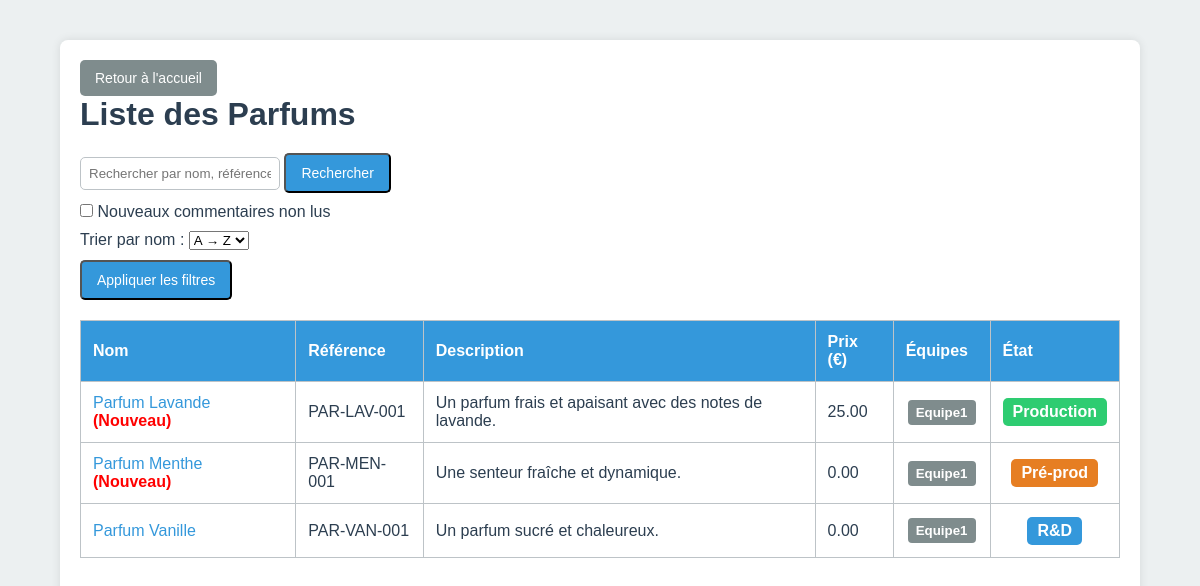
/list_parfums.php (signed in), run on the app's committed database.
### tables this page shows
CREATE TABLE IF NOT EXISTS parfums (
  id INT AUTO_INCREMENT PRIMARY KEY,
  name VARCHAR(100) NOT NULL,
  description TEXT,
  price DECIMAL(10,2) NOT NULL DEFAULT 0,
  team VARCHAR(50) DEFAULT 'Equipe1',
  version INT DEFAULT 1,
  lifecycle_stage VARCHAR(50) DEFAULT 'Développement',
  reference VARCHAR(100) UNIQUE
);

### src/list_parfums.php (the view, shortened to what this page needs)
<?php
$mysqli = new mysqli("db", "root", "root", "plm");
$user_roles = explode(',', $_SESSION['role'] ?? '');
$is_admin   = in_array('admin', $user_roles);
$team = null;
foreach ($user_roles as $r) {
  if (stripos($r, 'Equipe') !== false) {
    $team = $r;
    break;
  }
}
$user_id = $_SESSION['user_id'] ?? null;
$search        = $_GET['search']        ?? '';
$filter_unread = isset($_GET['filter_unread']);
$order_by      = $_GET['order_by']      ?? 'ASC';
$order_by      = ($order_by==='DESC') ? 'DESC' : 'ASC';
$query = "
  SELECT p.id, p.name, p.description, p.price,
         p.reference, p.lifecycle_stage, p.team
  FROM parfums p
";
$conditions = [];
if (!$is_admin && $team) {
  $conditions[] = "p.team LIKE '%{$mysqli->real_escape_string($team)}%'";
}
if (!empty($conditions)) {
  $query .= " WHERE " . implode(" AND ", $conditions);
}
$query .= " ORDER BY p.name $order_by";
$result = $mysqli->query($query);
?>
<!DOCTYPE html>
<html lang="fr">
<head>
  <link rel="stylesheet" href="styles.css">
</head>
<body>
<div class="container">
  <p><a href="home.php" class="btn btn-secondary">Retour à l'accueil</a></p>
  <h1>Liste des Parfums</h1>
  <form method="get" style="margin-bottom:20px;">
    <div style="margin-bottom:10px;">
      <input type="text" name="search"
             placeholder="Rechercher par nom, référence, équipe..."
             value="<?php echo htmlspecialchars($search); ?>"
             style="padding:8px; border-radius:5px; border:1px solid #bdc3c7; width:200px;">
      <button type="submit" class="btn">Rechercher</button>
    </div>
    <div style="margin-bottom:10px;">
      <label>
        <input type="checkbox" name="filter_unread" <?php if ($filter_unread) echo 'checked'; ?>>
        Nouveaux commentaires non lus
      </label>
    </div>
    <div style="margin-bottom:10px;">
      <label>Trier par nom :</label>
      <select name="order_by">
        <option value="ASC"  <?php if($order_by==='ASC') echo 'selected';?>>A → Z</option>
      </select>
    </div>
    <button type="submit" class="btn">Appliquer les filtres</button>
  </form>
  <table>
    <thead>
      <tr>
        <th>Nom</th>
        <th>Référence</th>
        <th>Description</th>
        <th>Prix (€)</th>
        <th>Équipes</th>
        <th>État</th>
      </tr>
    </thead>
    <tbody>
      <?php while($p = $result->fetch_assoc()):
        $stageClass = '';
        switch($p['lifecycle_stage']){
          case 'R&D':         $stageClass='state-rd';      break;
          case 'Pré-prod':    $stageClass='state-preprod'; break;
          case 'Production':  $stageClass='state-prod';    break;
        }
        $has_new = false;
        if ($user_id) {
          $pid = (int)$p['id'];
          $last_read_at = null;
          if ($last_read_at) {
            $stmtC = $mysqli->prepare("
              SELECT COUNT(*) AS cnt
              FROM comments
              WHERE parfum_id=?
                AND created_at > ?
            ");
            $stmtC->bind_param("is", $pid, $last_read_at);
          } else {
            $stmtC = $mysqli->prepare("
              SELECT COUNT(*) AS cnt
              FROM comments
              WHERE parfum_id=?
            ");
            $stmtC->bind_param("i", $pid);
          }
          $stmtC->execute();
          $rc = $stmtC->get_result();
          $countNew = 0;
          if($rowC=$rc->fetch_assoc()){
            $countNew = $rowC['cnt'] ?? 0;
          }
          $has_new = ($countNew>0);
        }
        $teams_array = explode(',', $p['team']);
      ?>
      <tr>
        <td>
          <a href="parfum_detail.php?id=<?php echo $p['id']; ?>">
            <?php echo htmlspecialchars($p['name']); ?>
            <?php if($has_new): ?>
              <span style="color:red; font-weight:bold;">(Nouveau)</span>
            <?php endif; ?>
          </a>
        </td>
        <td><?php echo htmlspecialchars($p['reference']); ?></td>
        <td><?php echo htmlspecialchars($p['description']); ?></td>
        <td><?php echo htmlspecialchars($p['price']); ?></td>
        <td>
          <?php foreach($teams_array as $tm): ?>
            <button class="team-button"><?php echo htmlspecialchars($tm);?></button>
          <?php endforeach; ?>
        </td>
        <td style="text-align:center;">
          <span class="state-badge <?php echo $stageClass; ?>">
            <?php echo htmlspecialchars($p['lifecycle_stage']); ?>
          </span>
        </td>
      </tr>
      <?php endwhile;?>
    </tbody>
  </table>
</div>
</body>
</html>

### src/styles.css (style rules this page uses)
* { margin: 0; padding: 0; box-sizing: border-box; }
html, body { font-family: Arial, sans-serif; background: #ecf0f1; color: #2c3e50; min-height: 100vh; }
body { display: flex; }
h1, h2, h3 { margin-bottom: 20px; color: #2c3e50; }
table { width: 100%; border-collapse: collapse; margin-top: 10px; background: #fff; }
table, th, td { border: 1px solid #bdc3c7; }
table th { background: #3498db; color: #fff; padding: 12px; text-align: left; }
table td { padding: 12px; border-bottom: 1px solid #bdc3c7; }
.container { width: 90%; max-width: 1200px; margin: 40px auto; background: #fff; padding: 20px; border-radius: 8px; box-shadow: 0 0 10px rgba(0,0,0,0.1); }
.btn { display: inline-block; padding: 10px 15px; background: #3498db; color: #fff; text-decoration: none; border-radius: 5px; margin-right: 10px; font-size: 14px; transition: background 0.3s; }
.btn-secondary { background: #7f8c8d; }
a { color: #3498db; text-decoration: none; transition: color 0.3s; }

### src/list_parfums.php (style rules this page uses)
.state-badge { display: inline-block; font-weight: bold; padding: 5px 10px; color: #fff; border-radius: 5px; text-align:center; }
.state-rd { background: #3498db; }
.state-preprod { background: #e67e22; }
.state-prod { background: #2ecc71; }
.team-button { display:inline-block; margin:2px; padding:5px 8px; background-color:#7f8c8d; color:#fff; border:none; border-radius:4px; cursor:default; font-weight:bold; }

### data on the page
parfums: name "Parfum Lavande", shows "(Nouveau)", reference "PAR-LAV-001", description "Un parfum frais et apaisant avec des notes de lavande.", price "25.00", team "Equipe1", lifecycle_stage "Production"
parfums: name "Parfum Menthe", shows "(Nouveau)", reference "PAR-MEN-001", description "Une senteur fraîche et dynamique.", price "0.00", team "Equipe1", lifecycle_stage "Pré-prod"
parfums: name "Parfum Vanille", reference "PAR-VAN-001", description "Un parfum sucré et chaleureux.", price "0.00", team "Equipe1", lifecycle_stage "R&D"
